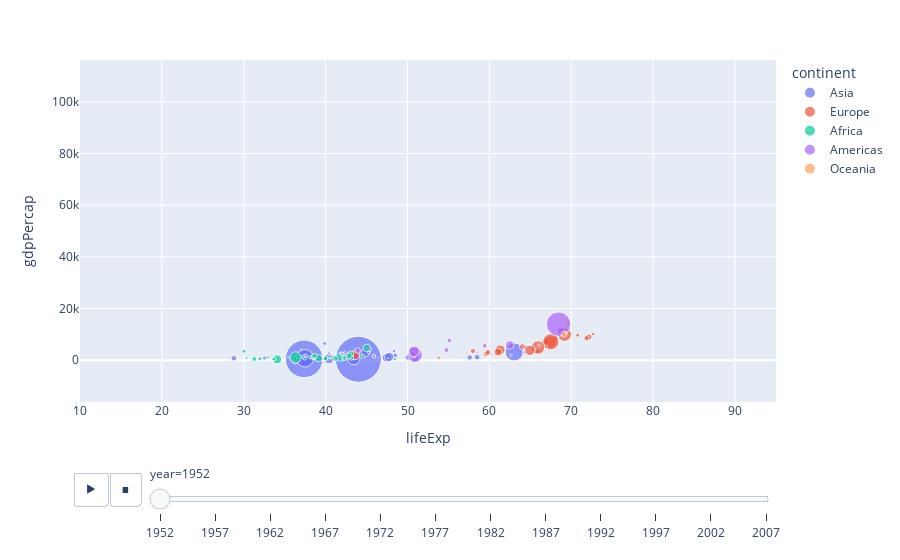

Here is the notebook cell this chart was saved with:
### Markdown cell above
## animation

### Code cell
px.scatter(gap,x="lifeExp",y="gdpPercap",color='continent',
           size="pop",size_max=50,hover_name='country',
          animation_frame='year',animation_group='country',range_x=[10,95])

### Figure 1 — Plotly figure (JSON) as saved in the notebook; plotly's stock layout.template omitted (floating-point values rounded to 4 significant figures)
{"data": [{"hovertemplate": "<b>%{hovertext}</b><br><br>continent=Asia<br>year=1952<br>lifeExp=%{x}<br>gdpPercap=%{y}<br>pop=%{marker.size}<extra></extra>", "hovertext": ["Afghanistan", "Bahrain", "Bangladesh", "Cambodia", "China", "Hong Kong, China", "India", "Indonesia", "Iran", "Iraq", "Israel", "Japan", "Jordan", "Korea, Dem. Rep.", "Korea, Rep.", "Kuwait", "Lebanon", "Malaysia", "Mongolia", "Myanmar", "Nepal", "Oman", "Pakistan", "Philippines", "Saudi Arabia", "Singapore", "Sri Lanka", "Syria", "Taiwan", "Thailand", "Vietnam", "West Bank and Gaza", "Yemen, Rep."], "ids": ["Afghanistan", "Bahrain", "Bangladesh", "Cambodia", "China", "Hong Kong, China", "India", "Indonesia", "Iran", "Iraq", "Israel", "Japan", "Jordan", "Korea, Dem. Rep.", "Korea, Rep.", "Kuwait", "Lebanon", "Malaysia", "Mongolia", "Myanmar", "Nepal", "Oman", "Pakistan", "Philippines", "Saudi Arabia", "Singapore", "Sri Lanka", "Syria", "Taiwan", "Thailand", "Vietnam", "West Bank and Gaza", "Yemen, Rep."], "legendgroup": "Asia", "marker": {"color": "#636efa", "size": [8425333, 120447, 46886859, 4693836, 556263527, 2125900, 372000000, 82052000, 17272000, 5441766, 1620914, 86459025, 607914, 8865488, 20947571, 160000, 1439529, 6748378, 800663, 20092996, 9182536, 507833, 41346560, 22438691, 4005677, 1127000, 7982342, 3661549, 8550362, 21289402, 26246839, 1030585, 4963829], "sizemode": "area", "sizeref": 527500.0, "symbol": "circle"}, "mode": "markers", "name": "Asia", "orientation": "v", "showlegend": true, "type": "scatter", "x": [28.8, 50.94, 37.48, 39.42, 44.0, 60.96, 37.37, 37.47, 44.87, 45.32, 65.39, 63.03, 43.16, 50.06, 47.45, 55.56, 55.93, 48.46, 42.24, 36.32, 36.16, 37.58, 43.44, 47.75, 39.88, 60.4, 57.59, 45.88, 58.5, 50.85, 40.41, 43.16, 32.55], "xaxis": "x", "y": [779.4, 9867.0, 684.2, 368.5, 400.4, 3054.0, 546.6, 749.7, 3035.0, 4130.0, 4087.0, 3217.0, 1547.0, 1088.0, 1031.0, 108400.0, 4835.0, 1831.0, 786.6, 331.0, 545.9, 1828.0, 684.6, 1273.0, 6460.0, 2315.0, 1084.0, 1643.0, 1207.0, 757.8, 605.1, 1516.0, 781.7], "yaxis": "y"}, {"hovertemplate": "<b>%{hovertext}</b><br><br>continent=Europe<br>year=1952<br>lifeExp=%{x}<br>gdpPercap=%{y}<br>pop=%{marker.size}<extra></extra>", "hovertext": ["Albania", "Austria", "Belgium", "Bosnia and Herzegovina", "Bulgaria", "Croatia", "Czech Republic", "Denmark", "Finland", "France", "Germany", "Greece", "Hungary", "Iceland", "Ireland", "Italy", "Montenegro", "Netherlands", "Norway", "Poland", "Portugal", "Romania", "Serbia", "Slovak Republic", "Slovenia", "Spain", "Sweden", "Switzerland", "Turkey", "United Kingdom"], "ids": ["Albania", "Austria", "Belgium", "Bosnia and Herzegovina", "Bulgaria", "Croatia", "Czech Republic", "Denmark", "Finland", "France", "Germany", "Greece", "Hungary", "Iceland", "Ireland", "Italy", "Montenegro", "Netherlands", "Norway", "Poland", "Portugal", "Romania", "Serbia", "Slovak Republic", "Slovenia", "Spain", "Sweden", "Switzerland", "Turkey", "United Kingdom"], "legendgroup": "Europe", "marker": {"color": "#EF553B", "size": [1282697, 6927772, 8730405, 2791000, 7274900, 3882229, 9125183, 4334000, 4090500, 42459667, 69145952, 7733250, 9504000, 147962, 2952156, 47666000, 413834, 10381988, 3327728, 25730551, 8526050, 16630000, 6860147, 3558137, 1489518, 28549870, 7124673, 4815000, 22235677, 50430000], "sizemode": "area", "sizeref": 527500.0, "symbol": "circle"}, "mode": "markers", "name": "Europe", "orientation": "v", "showlegend": true, "type": "scatter", "x": [55.23, 66.8, 68.0, 53.82, 59.6, 61.21, 66.87, 70.78, 66.55, 67.41, 67.5, 65.86, 64.03, 72.49, 66.91, 65.94, 59.16, 72.13, 72.67, 61.31, 59.82, 61.05, 58.0, 64.36, 65.57, 64.94, 71.86, 69.62, 43.59, 69.18], "xaxis": "x", "y": [1601.0, 6137.0, 8343.0, 973.5, 2444.0, 3119.0, 6876.0, 9692.0, 6425.0, 7030.0, 7144.0, 3531.0, 5264.0, 7268.0, 5210.0, 4931.0, 2648.0, 8942.0, 10100.0, 4029.0, 3068.0, 3145.0, 3581.0, 5075.0, 4215.0, 3834.0, 8528.0, 14730.0, 1969.0, 9980.0], "yaxis": "y"}, {"hovertemplate": "<b>%{hovertext}</b><br><br>continent=Africa<br>year=1952<br>lifeExp=%{x}<br>gdpPercap=%{y}<br>pop=%{marker.size}<extra></extra>", "hovertext": ["Algeria", "Angola", "Benin", "Botswana", "Burkina Faso", "Burundi", "Cameroon", "Central African Republic", "Chad", "Comoros", "Congo, Dem. Rep.", "Congo, Rep.", "Cote d'Ivoire", "Djibouti", "Egypt", "Equatorial Guinea", "Eritrea", "Ethiopia", "Gabon", "Gambia", "Ghana", "Guinea", "Guinea-Bissau", "Kenya", "Lesotho", "Liberia", "Libya", "Madagascar", "Malawi", "Mali", "Mauritania", "Mauritius", "Morocco", "Mozambique", "Namibia", "Niger", "Nigeria", "Reunion", "Rwanda", "Sao Tome and Principe", "Senegal", "Sierra Leone", "Somalia", "South Africa", "Sudan", "Swaziland", "Tanzania", "Togo", "Tunisia", "Uganda", "Zambia", "Zimbabwe"], "ids": ["Algeria", "Angola", "Benin", "Botswana", "Burkina Faso", "Burundi", "Cameroon", "Central African Republic", "Chad", "Comoros", "Congo, Dem. Rep.", "Congo, Rep.", "Cote d'Ivoire", "Djibouti", "Egypt", "Equatorial Guinea", "Eritrea", "Ethiopia", "Gabon", "Gambia", "Ghana", "Guinea", "Guinea-Bissau", "Kenya", "Lesotho", "Liberia", "Libya", "Madagascar", "Malawi", "Mali", "Mauritania", "Mauritius", "Morocco", "Mozambique", "Namibia", "Niger", "Nigeria", "Reunion", "Rwanda", "Sao Tome and Principe", "Senegal", "Sierra Leone", "Somalia", "South Africa", "Sudan", "Swaziland", "Tanzania", "Togo", "Tunisia", "Uganda", "Zambia", "Zimbabwe"], "legendgroup": "Africa", "marker": {"color": "#00cc96", "size": [9279525, 4232095, 1738315, 442308, 4469979, 2445618, 5009067, 1291695, 2682462, 153936, 14100005, 854885, 2977019, 63149, 22223309, 216964, 1438760, 20860941, 420702, 284320, 5581001, 2664249, 580653, 6464046, 748747, 863308, 1019729, 4762912, 2917802, 3838168, 1022556, 516556, 9939217, 6446316, 485831, 3379468, 33119096, 257700, 2534927, 60011, 2755589, 2143249, 2526994, 14264935, 8504667, 290243, 8322925, 1219113, 3647735, 5824797, 2672000, 3080907], "sizemode": "area", "sizeref": 527500.0, "symbol": "circle"}, "mode": "markers", "name": "Africa", "orientation": "v", "showlegend": true, "type": "scatter", "x": [43.08, 30.02, 38.22, 47.62, 31.98, 39.03, 38.52, 35.46, 38.09, 40.72, 39.14, 42.11, 40.48, 34.81, 41.89, 34.48, 35.93, 34.08, 37.0, 30.0, 43.15, 33.61, 32.5, 42.27, 42.14, 38.48, 42.72, 36.68, 36.26, 33.69, 40.54, 50.99, 42.87, 31.29, 41.73, 37.44, 36.32, 52.72, 40.0, 46.47, 37.28, 30.33, 32.98, 45.01, 38.63, 41.41, 41.22, 38.6, 44.6, 39.98, 42.04, 48.45], "xaxis": "x", "y": [2449.0, 3521.0, 1063.0, 851.2, 543.3, 339.3, 1173.0, 1071.0, 1179.0, 1103.0, 780.5, 2126.0, 1389.0, 2670.0, 1419.0, 375.6, 328.9, 362.1, 4293.0, 485.2, 911.3, 510.2, 299.9, 853.5, 298.8, 575.6, 2388.0, 1443.0, 369.2, 452.3, 743.1, 1968.0, 1688.0, 468.5, 2424.0, 761.9, 1077.0, 2719.0, 493.3, 879.6, 1450.0, 879.8, 1136.0, 4725.0, 1616.0, 1148.0, 716.7, 859.8, 1468.0, 734.8, 1147.0, 406.9], "yaxis": "y"}, {"hovertemplate": "<b>%{hovertext}</b><br><br>continent=Americas<br>year=1952<br>lifeExp=%{x}<br>gdpPercap=%{y}<br>pop=%{marker.size}<extra></extra>", "hovertext": ["Argentina", "Bolivia", "Brazil", "Canada", "Chile", "Colombia", "Costa Rica", "Cuba", "Dominican Republic", "Ecuador", "El Salvador", "Guatemala", "Haiti", "Honduras", "Jamaica", "Mexico", "Nicaragua", "Panama", "Paraguay", "Peru", "Puerto Rico", "Trinidad and Tobago", "United States", "Uruguay", "Venezuela"], "ids": ["Argentina", "Bolivia", "Brazil", "Canada", "Chile", "Colombia", "Costa Rica", "Cuba", "Dominican Republic", "Ecuador", "El Salvador", "Guatemala", "Haiti", "Honduras", "Jamaica", "Mexico", "Nicaragua", "Panama", "Paraguay", "Peru", "Puerto Rico", "Trinidad and Tobago", "United States", "Uruguay", "Venezuela"], "legendgroup": "Americas", "marker": {"color": "#ab63fa", "size": [17876956, 2883315, 56602560, 14785584, 6377619, 12350771, 926317, 6007797, 2491346, 3548753, 2042865, 3146381, 3201488, 1517453, 1426095, 30144317, 1165790, 940080, 1555876, 8025700, 2227000, 662850, 157553000, 2252965, 5439568], "sizemode": "area", "sizeref": 527500.0, "symbol": "circle"}, "mode": "markers", "name": "Americas", "orientation": "v", "showlegend": true, "type": "scatter", "x": [62.48, 40.41, 50.92, 68.75, 54.74, 50.64, 57.21, 59.42, 45.93, 48.36, 45.26, 42.02, 37.58, 41.91, 58.53, 50.79, 42.31, 55.19, 62.65, 43.9, 64.28, 59.1, 68.44, 66.07, 55.09], "xaxis": "x", "y": [5911.0, 2677.0, 2109.0, 11370.0, 3940.0, 2144.0, 2627.0, 5587.0, 1398.0, 3522.0, 3048.0, 2428.0, 1840.0, 2195.0, 2899.0, 3478.0, 3112.0, 2480.0, 1952.0, 3759.0, 3082.0, 3023.0, 13990.0, 5717.0, 7690.0], "yaxis": "y"}, {"hovertemplate": "<b>%{hovertext}</b><br><br>continent=Oceania<br>year=1952<br>lifeExp=%{x}<br>gdpPercap=%{y}<br>pop=%{marker.size}<extra></extra>", "hovertext": ["Australia", "New Zealand"], "ids": ["Australia", "New Zealand"], "legendgroup": "Oceania", "marker": {"color": "#FFA15A", "size": [8691212, 1994794], "sizemode": "area", "sizeref": 527500.0, "symbol": "circle"}, "mode": "markers", "name": "Oceania", "orientation": "v", "showlegend": true, "type": "scatter", "x": [69.12, 69.39], "xaxis": "x", "y": [10040.0, 10560.0], "yaxis": "y"}], "layout": {"autosize": true, "legend": {"itemsizing": "constant", "title": {"text": "continent"}, "tracegroupgap": 0}, "margin": {"t": 60}, "sliders": [{"active": 0, "currentvalue": {"prefix": "year="}, "len": 0.9, "pad": {"b": 10, "t": 60}, "steps": [{"args": [["1952"], {"frame": {"duration": 0, "redraw": false}, "fromcurrent": true, "mode": "immediate", "transition": {"duration": 0, "easing": "linear"}}], "label": "1952", "method": "animate"}, {"args": [["1957"], {"frame": {"duration": 0, "redraw": false}, "fromcurrent": true, "mode": "immediate", "transition": {"duration": 0, "easing": "linear"}}], "label": "1957", "method": "animate"}, {"args": [["1962"], {"frame": {"duration": 0, "redraw": false}, "fromcurrent": true, "mode": "immediate", "transition": {"duration": 0, "easing": "linear"}}], "label": "1962", "method": "animate"}, {"args": [["1967"], {"frame": {"duration": 0, "redraw": false}, "fromcurrent": true, "mode": "immediate", "transition": {"duration": 0, "easing": "linear"}}], "label": "1967", "method": "animate"}, {"args": [["1972"], {"frame": {"duration": 0, "redraw": false}, "fromcurrent": true, "mode": "immediate", "transition": {"duration": 0, "easing": "linear"}}], "label": "1972", "method": "animate"}, {"args": [["1977"], {"frame": {"duration": 0, "redraw": false}, "fromcurrent": true, "mode": "immediate", "transition": {"duration": 0, "easing": "linear"}}], "label": "1977", "method": "animate"}, {"args": [["1982"], {"frame": {"duration": 0, "redraw": false}, "fromcurrent": true, "mode": "immediate", "transition": {"duration": 0, "easing": "linear"}}], "label": "1982", "method": "animate"}, {"args": [["1987"], {"frame": {"duration": 0, "redraw": false}, "fromcurrent": true, "mode": "immediate", "transition": {"duration": 0, "easing": "linear"}}], "label": "1987", "method": "animate"}, {"args": [["1992"], {"frame": {"duration": 0, "redraw": false}, "fromcurrent": true, "mode": "immediate", "transition": {"duration": 0, "easing": "linear"}}], "label": "1992", "method": "animate"}, {"args": [["1997"], {"frame": {"duration": 0, "redraw": false}, "fromcurrent": true, "mode": "immediate", "transition": {"duration": 0, "easing": "linear"}}], "label": "1997", "method": "animate"}, {"args": [["2002"], {"frame": {"duration": 0, "redraw": false}, "fromcurrent": true, "mode": "immediate", "transition": {"duration": 0, "easing": "linear"}}], "label": "2002", "method": "animate"}, {"args": [["2007"], {"frame": {"duration": 0, "redraw": false}, "fromcurrent": true, "mode": "immediate", "transition": {"duration": 0, "easing": "linear"}}], "label": "2007", "method": "animate"}], "x": 0.1, "xanchor": "left", "y": 0, "yanchor": "top"}], "updatemenus": [{"buttons": [{"args": [null, {"frame": {"duration": 500, "redraw": false}, "fromcurrent": true, "mode": "immediate", "transition": {"duration": 500, "easing": "linear"}}], "label": "&#9654;", "method": "animate"}, {"args": [[null], {"frame": {"duration": 0, "redraw": false}, "fromcurrent": true, "mode": "immediate", "transition": {"duration": 0, "easing": "linear"}}], "label": "&#9724;", "method": "animate"}], "direction": "left", "pad": {"r": 10, "t": 70}, "showactive": false, "type": "buttons", "x": 0.1, "xanchor": "right", "y": 0, "yanchor": "top"}], "xaxis": {"anchor": "y", "domain": [0, 1], "range": [10, 95], "title": {"text": "lifeExp"}, "type": "linear"}, "yaxis": {"anchor": "x", "autorange": true, "domain": [0, 1], "range": [-34260.0, 119200.0], "title": {"text": "gdpPercap"}, "type": "linear"}}}
